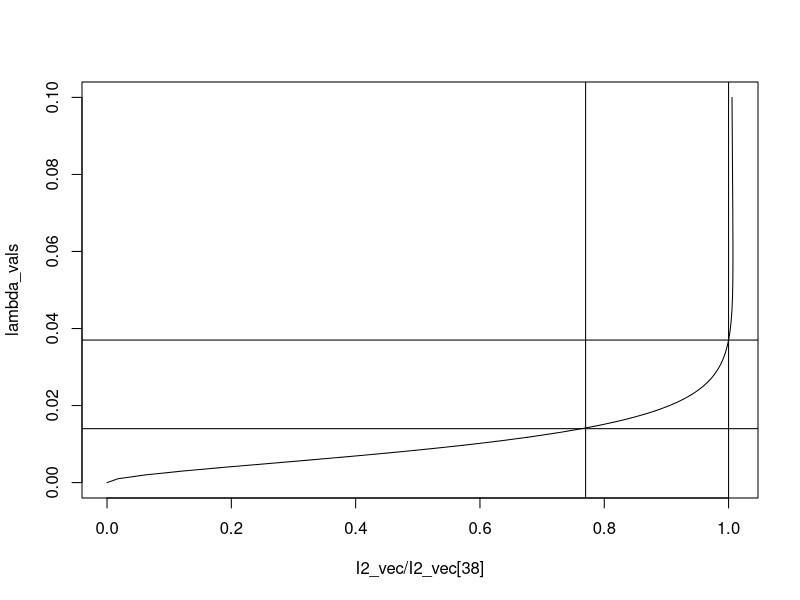

R code for this plot:
rm(list=ls())
# we want to recreate the dengue model

# we first create the four probabilities of infection
library(data.table)

# Set parameters ----------------------------------------------------------

# Calculate lambda in Colombo

# probability first infection = 14.1%
# 0.141 <- 1-(1 - lambda)^4
# lambda = 0.037


#will remove last age
max_age <- 61
#will remove last year
years <- 2010:2110
N0 <- 1 # population size
no_infection <- N0
lambda <- rep(0.037, length=length(years))
P_D <- c(0.005, 0.05, 0.00001, 0.00001)

P_D_mat <- t(replicate(max_age,P_D))

# Initialise dataframe ----------------------------------------------------

col_names <- list(
               "S4",
               "S3",
               "S2",
               "S1",
               "S0",
               "I1",
               "I2",
               "I3",
               "I4",
               "D1",
               "D2",
               "D3",
               "D4",
               "total")

array_names <- vector("list", 3)
array_names[[1]] <- paste("year", years, sep="_")
array_names[[2]] <- paste("age", (1:(max_age+1) -1), sep="_")
array_names[[3]] <- col_names

# dims are year - age - outcomes
dengue <- array(data = 0,
                dim = c(length(years), max_age+1,length(col_names)),
                dimnames=array_names)


dengue[1,,"S4"] <- N0 # add 100 to S4 to each age group in first year
dengue[,1,"S4"] <- N0 # add 100 to S4 of 0 age group in all years (births)

dengue[1,,"total"] <- dengue[1,,"S4"] # add total to first year
dengue[,1,"total"] <- dengue[,1,"S4"] # add total to first age

# Populate dataframe ------------------------------------------------------

infection_probs <- function( lambda, max_age, P_D_mat, df, verbose=1 ){
  if(verbose==1){browser()}
  
  for (y in 1:(length(years)-1)) {

    # infection probabilities
    P_I0_I1 <- 1-(1 - lambda[y])^4
    P_I1_I2 <- 1-(1 - lambda[y])^3
    P_I2_I3 <- 1-(1 - lambda[y])^2
    P_I3_I4 <- 1-(1 - lambda[y])^1
    P_I4_I5 <- 0L
    
    # S4
    df[y+1, 1:max_age + 1 , "S4"] <- df[y, 1:max_age, "S4"] * (1-P_I0_I1) # probability of individual staying susceptible
    
    # S3
    df[y+1, 1:max_age + 1, "S3"] <- df[y, 1:max_age, "S4"] * (P_I0_I1) + # prob of people with first infection 
      (df[y, 1:max_age, "S3"] * (1-P_I1_I2) ) # probability of not getting a second infection
    
    # I1 (reminder: first infections occur during this year) - that's why there's no +1's
    df[y, 1:max_age, "I1"] <- df[y,1:max_age, "S4"] * (P_I0_I1)  # Number of new first infections
    
    # S2
    df[y+1, 1:max_age+1, "S2"] <- df[y, 1:max_age, "S3"] * (P_I1_I2) + # prob of people with second infection 
      df[y, 1:max_age, "S2"] * (1-P_I2_I3) # probability of not getting a third infection
    
    # I2
    df[y, 1:max_age, "I2"] <- df[y, 1:max_age, "S3"] * (P_I1_I2)   # Number of new second infections
    
    # S1
    df[y+1, 1:max_age+1, "S1"] <- df[y, 1:max_age, "S2"] * (P_I2_I3) + # prob of people with third infection 
      (df[y, 1:max_age, "S1"] * (1-P_I3_I4) ) # probability of not getting a fourth infection
    
    #I3
    df[y, 1:max_age, "I3"] <- df[y, 1:max_age, "S2"] * (P_I2_I3) # number of new third infections
    
    # S0
    df[y+1, 1:max_age+1, "S0"] <- df[y, 1:max_age, "S1"] * (P_I3_I4) + # prob of people with fourth infection 
      (df[y, 1:max_age, "S0"] * (1-P_I4_I5) ) # probability of not getting a fifth infection
    
    # I4
    df[y, 1:max_age, "I4"] <- df[y, 1:max_age, "S1"] * (P_I3_I4) # number of new fourth infections
    
    #calculate the total population across susceptible statuses
    df[y+1,1:max_age+1,"total"] <- rowSums(df[y+1,1:max_age+1,which(col_names %like% "S")])
    
    df[y,1:max_age,which(col_names %like% "D")] <- df[y,1:max_age,which(col_names %like% "I")]*
      P_D_mat
    
  } # ends year loop
  
  #removing last year and last age group
  df <- df[-length(years),,]
  df <- df[,-(max_age+1),]
  
  return(df)
}


# I2 vs. lambda plot ------------------------------------------------------

lambda_vals <- seq(0, 0.1, by=0.001)
I2_vec <- numeric(length(lambda_vals))
I1_vec <- numeric(length(lambda_vals))

AgeDist <- c(0.01518000, 0.01518000, 0.01518000, 0.01518000, 0.01518000, 0.01560000, 0.01560000, 0.01560000, 0.01560000, 0.01560000,
             0.01478000, 0.01478000, 0.01478000, 0.01478000, 0.01478000, 0.01617775, 0.01617775, 0.01617775, 0.01617775, 0.01617775,
             0.01506456, 0.01506456, 0.01506456, 0.01506456, 0.01506456, 0.01525617, 0.01525617, 0.01525617, 0.01525617, 0.01525617,
             0.01610475, 0.01610475, 0.01610475, 0.01610475, 0.01610475, 0.01383275, 0.01383275, 0.01383275, 0.01383275, 0.01383275)

AgeDist <- c(AgeDist, rep(AgeDist[length(AgeDist)],20)) # fill age vector to age 60

# obtain prop of people with second infection in a year at equilibrium
for(i in 1:length(lambda_vals)){
  
  dengue_df <- infection_probs(lambda = rep(lambda_vals[i], length(years)), 
                               max_age = max_age, 
                               P_D_mat = P_D_mat, 
                               df = dengue,
                               verbose = 0)
  
  I2_vec[i] <- sum(AgeDist[1:60]*dengue_df[length(years)-1,1:60,"I2"])/sum(AgeDist[1:60])
  I1_vec[i] <- sum(AgeDist[1:60]*dengue_df[length(years)-1,1:60,"I1"])/sum(AgeDist[1:60])
  
}


# plot proportion of people with second infection at equilibrium relative to prop of people
# with second infection in Colombo for a range of FOIs. this is used to find out the FOI
# in the region where prop of people with second infection is 77% of that in Colombo

plot(x = I2_vec/I2_vec[38], y = lambda_vals, type = "l")
abline(v = 1.0)
abline(h = lambda_vals[38])
abline(v = 0.77)
#value of lambda where I2_vec/I2_vec[38] is closest to 38
abline(h = lambda_vals[15])


#* Calculating rho ---------------------------------------------------------

rho <- (100/10000)/I2_vec[38]

# Calculating I1 and I2 in Gampaha ----------------------------------------

dengue_g_df <- infection_probs(lambda = rep(lambda_vals[15], length(years)), 
                               max_age = max_age, 
                               P_D_mat = P_D_mat, 
                               df = dengue,
                               verbose = 0)

#proportion of population who experience primary or secondary infections per year
ageRange <- 4:16
inf_c <- sum(AgeDist[ageRange]*
               rowSums(dengue_g_df[length(years)-1,ageRange,c("I1","I2")]))/sum(AgeDist[ageRange])

inf_c_2yr <- 1-(1-inf_c)^2

case_c_2yr <- 1-(1-(77/10000))^2
